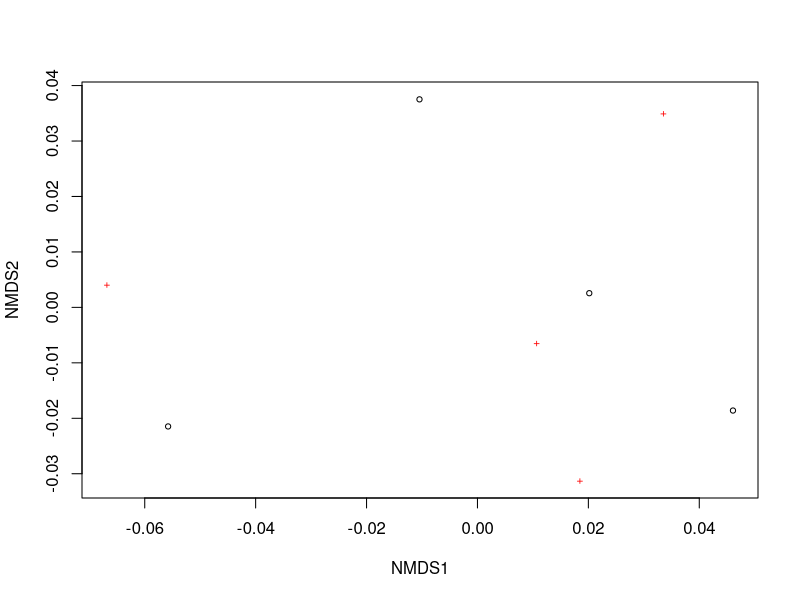

Write R code to recreate this figure. (Note: this script raises an error after producing the figure.)
# Load required libraries
library(vegan)
library(tidyverse)

# Sample data
sample_names <- c("Sample1", "Sample2", "Sample3", "Sample4")
sample_type <- c("Type1", "Type2", "Type1", "Type2")
treatment <- c("TreatmentA", "TreatmentB", "TreatmentA", "TreatmentB")
otu_data <- matrix(
  data = sample(1:100, 16, replace = TRUE),
  nrow = 4,
  ncol = 4
)

# Creating the dataframe
df <- data.frame(sample_names, sample_type, treatment, otu_data)

# Selecting only the abundance columns
abundance_columns <- df[, 4:ncol(df)]

# Creating the OTU table
otu_table <- as.matrix(abundance_columns)

# Adding row names (OTU IDs)
rownames(otu_table) <- df$sample_names

# Displaying the OTU table
print(otu_table)

# NMDS Analysis
# NMDS (Non-metric Multidimensional Scaling) is a method commonly used in ecology
# to visualize similarities or dissimilarities between samples based on community
# composition data.
nmds <- metaMDS(otu_table, distance = "bray")

# Plotting the NMDS ordination
# NMDS plots provide insights into the clustering or dispersion of samples, indicating
# similarities or differences in community composition.
plot(nmds)

# Extracting NMDS values: NMDS scores (x and y coordinates)
# The positioning of samples in the NMDS plot can be interpreted in relation to
# environmental variables or treatments to identify patterns or trends.
nmds.scores <- as.data.frame(scores(nmds))

# Adding metadata to the NMDS scores
# This includes information about sample names, treatments, and sample types,
# which can help interpret the NMDS plot.
nmds.scores$sample_names <- df$sample_names
nmds.scores$treatment <- df$treatment
nmds.scores$sample_type <- df$sample_type

# Plotting the NMDS ordination using ggplot2
# By incorporating NMDS analysis into your ecological research workflow, you can gain
# valuable insights into community composition patterns and the factors driving those
# patterns.
ggplot(nmds.scores, aes(x = NMDS1, y = NMDS2)) +
  geom_point(size = 2, aes(shape = sample_type, colour = treatment)) +
  theme_minimal() +
  labs(
    x = "NMDS1",
    colour = "Treatment",
    y = "NMDS2",
    shape = "Type"
  ) +
  scale_colour_manual(values = c("#1696d2", "#fdbf11"))
